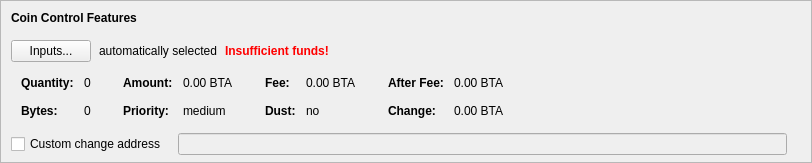
    <widget class="QFrame" name="frameCoinControl">
     <property name="sizePolicy">
      <sizepolicy hsizetype="Expanding" vsizetype="Expanding">
       <horstretch>0</horstretch>
       <verstretch>0</verstretch>
      </sizepolicy>
     </property>
     <property name="maximumSize">
      <size>
       <width>16777215</width>
       <height>16777215</height>
      </size>
     </property>
     <property name="frameShape">
      <enum>QFrame::StyledPanel</enum>
     </property>
     <property name="frameShadow">
      <enum>QFrame::Sunken</enum>
     </property>
     <layout class="QVBoxLayout" name="verticalLayoutCoinControl2">
      <property name="spacing">
       <number>0</number>
      </property>
      <property name="leftMargin">
       <number>0</number>
      </property>
      <property name="topMargin">
       <number>0</number>
      </property>
      <property name="rightMargin">
       <number>0</number>
      </property>
      <property name="bottomMargin">
       <number>6</number>
      </property>
      <item>
       <layout class="QVBoxLayout" name="verticalLayoutCoinControl" stretch="0,0,0,0,1">
        <property name="spacing">
         <number>0</number>
        </property>
        <property name="leftMargin">
         <number>10</number>
        </property>
        <property name="topMargin">
         <number>10</number>
        </property>
        <item>
         <layout class="QHBoxLayout" name="horizontalLayoutCoinControl1">
          <property name="bottomMargin">
           <number>15</number>
          </property>
          <item>
           <widget class="QLabel" name="labelCoinControlFeatures">
            <property name="sizePolicy">
             <sizepolicy hsizetype="Preferred" vsizetype="Maximum">
              <horstretch>0</horstretch>
              <verstretch>0</verstretch>
             </sizepolicy>
            </property>
            <property name="font">
             <font>
              <weight>75</weight>
              <bold>true</bold>
             </font>
            </property>
            <property name="styleSheet">
             <string notr="true">font-weight:bold;</string>
            </property>
            <property name="text">
             <string>Coin Control Features</string>
            </property>
           </widget>
          </item>
         </layout>
        </item>
        <item>
         <layout class="QHBoxLayout" name="horizontalLayoutCoinControl2" stretch="0,0,0,0">
          <property name="spacing">
           <number>8</number>
          </property>
          <property name="bottomMargin">
           <number>10</number>
          </property>
          <item>
           <widget class="QPushButton" name="pushButtonCoinControl">
            <property name="styleSheet">
             <string notr="true"/>
            </property>
            <property name="text">
             <string>Inputs...</string>
            </property>
            <property name="autoDefault">
             <bool>false</bool>
            </property>
           </widget>
          </item>
          <item>
           <widget class="QLabel" name="labelCoinControlAutomaticallySelected">
            <property name="text">
             <string>automatically selected</string>
            </property>
            <property name="margin">
             <number>5</number>
            </property>
           </widget>
          </item>
          <item>
           <widget class="QLabel" name="labelCoinControlInsuffFunds">
            <property name="font">
             <font>
              <weight>75</weight>
              <bold>true</bold>
             </font>
            </property>
            <property name="styleSheet">
             <string notr="true">color:red;font-weight:bold;</string>
            </property>
            <property name="text">
             <string>Insufficient funds!</string>
            </property>
            <property name="margin">
             <number>5</number>
            </property>
           </widget>
          </item>
          <item>
           <spacer name="horizontalSpacerCoinControl">
            <property name="orientation">
             <enum>Qt::Horizontal</enum>
            </property>
            <property name="sizeHint" stdset="0">
             <size>
              <width>40</width>
              <height>1</height>
             </size>
            </property>
           </spacer>
          </item>
         </layout>
        </item>
        <item>
         <widget class="QWidget" name="widgetCoinControl" native="true">
          <property name="sizePolicy">
           <sizepolicy hsizetype="Preferred" vsizetype="Preferred">
            <horstretch>0</horstretch>
            <verstretch>0</verstretch>
           </sizepolicy>
          </property>
          <property name="minimumSize">
           <size>
            <width>0</width>
            <height>0</height>
           </size>
          </property>
          <property name="styleSheet">
           <string notr="true"/>
          </property>
          <layout class="QHBoxLayout" name="horizontalLayoutCoinControl5">
           <property name="leftMargin">
            <number>0</number>
           </property>
           <property name="topMargin">
            <number>0</number>
           </property>
           <property name="rightMargin">
            <number>0</number>
           </property>
           <property name="bottomMargin">
            <number>0</number>
           </property>
           <item>
            <layout class="QHBoxLayout" name="horizontalLayoutCoinControl3" stretch="0,0,0,1">
             <property name="spacing">
              <number>20</number>
             </property>
             <property name="topMargin">
              <number>0</number>
             </property>
             <property name="bottomMargin">
              <number>10</number>
             </property>
             <item>
              <layout class="QFormLayout" name="formLayoutCoinControl1">
               <property name="horizontalSpacing">
                <number>10</number>
               </property>
               <property name="verticalSpacing">
                <number>14</number>
               </property>
               <property name="leftMargin">
                <number>10</number>
               </property>
               <property name="topMargin">
                <number>4</number>
               </property>
               <property name="rightMargin">
                <number>6</number>
               </property>
               <item row="0" column="0">
                <widget class="QLabel" name="labelCoinControlQuantityText">
                 <property name="font">
                  <font>
                   <weight>75</weight>
                   <bold>true</bold>
                  </font>
                 </property>
                 <property name="text">
                  <string>Quantity:</string>
                 </property>
                 <property name="margin">
                  <number>0</number>
                 </property>
                </widget>
               </item>
               <item row="0" column="1">
                <widget class="QLabel" name="labelCoinControlQuantity">
                 <property name="cursor">
                  <cursorShape>IBeamCursor</cursorShape>
                 </property>
                 <property name="contextMenuPolicy">
                  <enum>Qt::ActionsContextMenu</enum>
                 </property>
                 <property name="text">
                  <string notr="true">0</string>
                 </property>
                 <property name="margin">
                  <number>0</number>
                 </property>
                 <property name="textInteractionFlags">
                  <set>Qt::LinksAccessibleByMouse|Qt::TextSelectableByKeyboard|Qt::TextSelectableByMouse</set>
                 </property>
                </widget>
               </item>
               <item row="1" column="0">
                <widget class="QLabel" name="labelCoinControlBytesText">
                 <property name="font">
                  <font>
                   <weight>75</weight>
                   <bold>true</bold>
                  </font>
                 </property>
                 <property name="text">
                  <string>Bytes:</string>
                 </property>
                </widget>
               </item>
               <item row="1" column="1">
                <widget class="QLabel" name="labelCoinControlBytes">
                 <property name="cursor">
                  <cursorShape>IBeamCursor</cursorShape>
                 </property>
                 <property name="contextMenuPolicy">
                  <enum>Qt::ActionsContextMenu</enum>
                 </property>
                 <property name="text">
                  <string notr="true">0</string>
                 </property>
                 <property name="textInteractionFlags">
                  <set>Qt::LinksAccessibleByMouse|Qt::TextSelectableByKeyboard|Qt::TextSelectableByMouse</set>
                 </property>
                </widget>
               </item>
              </layout>
             </item>
             <item>
              <layout class="QFormLayout" name="formLayoutCoinControl2">
               <property name="horizontalSpacing">
                <number>10</number>
               </property>
               <property name="verticalSpacing">
                <number>14</number>
               </property>
               <property name="leftMargin">
                <number>6</number>
               </property>
               <property name="topMargin">
                <number>4</number>
               </property>
               <property name="rightMargin">
                <number>6</number>
               </property>
               <item row="0" column="0">
                <widget class="QLabel" name="labelCoinControlAmountText">
                 <property name="font">
                  <font>
                   <weight>75</weight>
                   <bold>true</bold>
                  </font>
                 </property>
                 <property name="text">
                  <string>Amount:</string>
                 </property>
                 <property name="margin">
                  <number>0</number>
                 </property>
                </widget>
               </item>
               <item row="0" column="1">
                <widget class="QLabel" name="labelCoinControlAmount">
                 <property name="cursor">
                  <cursorShape>IBeamCursor</cursorShape>
                 </property>
                 <property name="contextMenuPolicy">
                  <enum>Qt::ActionsContextMenu</enum>
                 </property>
                 <property name="text">
                  <string notr="true">0.00 BTA</string>
                 </property>
                 <property name="textInteractionFlags">
                  <set>Qt::LinksAccessibleByMouse|Qt::TextSelectableByKeyboard|Qt::TextSelectableByMouse</set>
                 </property>
                </widget>
               </item>
               <item row="1" column="0">
                <widget class="QLabel" name="labelCoinControlPriorityText">
                 <property name="font">
                  <font>
                   <weight>75</weight>
                   <bold>true</bold>
                  </font>
                 </property>
                 <property name="text">
                  <string>Priority:</string>
                 </property>
                </widget>
               </item>
               <item row="1" column="1">
                <widget class="QLabel" name="labelCoinControlPriority">
                 <property name="cursor">
                  <cursorShape>IBeamCursor</cursorShape>
                 </property>
                 <property name="contextMenuPolicy">
                  <enum>Qt::ActionsContextMenu</enum>
                 </property>
                 <property name="text">
                  <string notr="true">medium</string>
                 </property>
                 <property name="textInteractionFlags">
                  <set>Qt::LinksAccessibleByMouse|Qt::TextSelectableByKeyboard|Qt::TextSelectableByMouse</set>
                 </property>
                </widget>
               </item>
              </layout>
             </item>
             <item>
              <layout class="QFormLayout" name="formLayoutCoinControl3">
               <property name="horizontalSpacing">
                <number>10</number>
               </property>
               <property name="verticalSpacing">
                <number>14</number>
               </property>
               <property name="leftMargin">
                <number>6</number>
               </property>
               <property name="topMargin">
                <number>4</number>
               </property>
               <property name="rightMargin">
                <number>6</number>
               </property>
               <item row="0" column="0">
                <widget class="QLabel" name="labelCoinControlFeeText">
                 <property name="font">
                  <font>
                   <weight>75</weight>
                   <bold>true</bold>
                  </font>
                 </property>
                 <property name="text">
                  <string>Fee:</string>
                 </property>
                 <property name="margin">
                  <number>0</number>
                 </property>
                </widget>
               </item>
               <item row="0" column="1">
                <widget class="QLabel" name="labelCoinControlFee">
                 <property name="cursor">
                  <cursorShape>IBeamCursor</cursorShape>
                 </property>
                 <property name="contextMenuPolicy">
                  <enum>Qt::ActionsContextMenu</enum>
                 </property>
                 <property name="text">
                  <string notr="true">0.00 BTA</string>
                 </property>
                 <property name="textInteractionFlags">
                  <set>Qt::LinksAccessibleByMouse|Qt::TextSelectableByKeyboard|Qt::TextSelectableByMouse</set>
                 </property>
                </widget>
               </item>
               <item row="1" column="0">
                <widget class="QLabel" name="labelCoinControlLowOutputText">
                 <property name="font">
                  <font>
                   <weight>75</weight>
                   <bold>true</bold>
                  </font>
                 </property>
                 <property name="text">
                  <string>Dust:</string>
                 </property>
                </widget>
               </item>
               <item row="1" column="1">
                <widget class="QLabel" name="labelCoinControlLowOutput">
                 <property name="cursor">
                  <cursorShape>IBeamCursor</cursorShape>
                 </property>
                 <property name="contextMenuPolicy">
                  <enum>Qt::ActionsContextMenu</enum>
                 </property>
                 <property name="text">
                  <string notr="true">no</string>
                 </property>
                 <property name="textInteractionFlags">
                  <set>Qt::LinksAccessibleByMouse|Qt::TextSelectableByKeyboard|Qt::TextSelectableByMouse</set>
                 </property>
                </widget>
               </item>
              </layout>
             </item>
             <item>
              <layout class="QFormLayout" name="formLayoutCoinControl4">
               <property name="horizontalSpacing">
                <number>10</number>
               </property>
               <property name="verticalSpacing">
                <number>14</number>
               </property>
               <property name="leftMargin">
                <number>6</number>
               </property>
               <property name="topMargin">
                <number>4</number>
               </property>
               <property name="rightMargin">
                <number>6</number>
               </property>
               <item row="0" column="0">
                <widget class="QLabel" name="labelCoinControlAfterFeeText">
                 <property name="font">
                  <font>
                   <weight>75</weight>
                   <bold>true</bold>
                  </font>
                 </property>
                 <property name="text">
                  <string>After Fee:</string>
                 </property>
                 <property name="margin">
                  <number>0</number>
                 </property>
                </widget>
               </item>
               <item row="0" column="1">
                <widget class="QLabel" name="labelCoinControlAfterFee">
                 <property name="cursor">
                  <cursorShape>IBeamCursor</cursorShape>
                 </property>
                 <property name="contextMenuPolicy">
                  <enum>Qt::ActionsContextMenu</enum>
                 </property>
                 <property name="text">
                  <string notr="true">0.00 BTA</string>
                 </property>
                 <property name="textInteractionFlags">
                  <set>Qt::LinksAccessibleByMouse|Qt::TextSelectableByKeyboard|Qt::TextSelectableByMouse</set>
                 </property>
                </widget>
               </item>
               <item row="1" column="0">
                <widget class="QLabel" name="labelCoinControlChangeText">
                 <property name="font">
                  <font>
                   <weight>75</weight>
                   <bold>true</bold>
                  </font>
                 </property>
                 <property name="text">
                  <string>Change:</string>
                 </property>
                </widget>
               </item>
               <item row="1" column="1">
                <widget class="QLabel" name="labelCoinControlChange">
                 <property name="cursor">
                  <cursorShape>IBeamCursor</cursorShape>
                 </property>
                 <property name="contextMenuPolicy">
                  <enum>Qt::ActionsContextMenu</enum>
                 </property>
                 <property name="text">
                  <string notr="true">0.00 BTA</string>
                 </property>
                 <property name="textInteractionFlags">
                  <set>Qt::LinksAccessibleByMouse|Qt::TextSelectableByKeyboard|Qt::TextSelectableByMouse</set>
                 </property>
                </widget>
               </item>
              </layout>
             </item>
            </layout>
           </item>
          </layout>
         </widget>
        </item>
        <item>
         <layout class="QHBoxLayout" name="horizontalLayoutCoinControl4" stretch="0,0,0">
          <property name="spacing">
           <number>12</number>
          </property>
          <property name="sizeConstraint">
           <enum>QLayout::SetDefaultConstraint</enum>
          </property>
          <property name="topMargin">
           <number>5</number>
          </property>
          <property name="rightMargin">
           <number>5</number>
          </property>
          <item>
           <widget class="QCheckBox" name="checkBoxCoinControlChange">
            <property name="toolTip">
             <string>If this is activated, but the change address is empty or invalid, change will be sent to a newly generated address.</string>
            </property>
            <property name="text">
             <string>Custom change address</string>
            </property>
           </widget>
          </item>
          <item>
           <widget class="QValidatedLineEdit" name="lineEditCoinControlChange">
            <property name="enabled">
             <bool>false</bool>
            </property>
            <property name="sizePolicy">
             <sizepolicy hsizetype="Expanding" vsizetype="Fixed">
              <horstretch>0</horstretch>
              <verstretch>0</verstretch>
             </sizepolicy>
            </property>
           </widget>
          </item>
          <item>
           <widget class="QLabel" name="labelCoinControlChangeLabel">
            <property name="sizePolicy">
             <sizepolicy hsizetype="Preferred" vsizetype="Expanding">
              <horstretch>0</horstretch>
              <verstretch>0</verstretch>
             </sizepolicy>
            </property>
            <property name="minimumSize">
             <size>
              <width>0</width>
              <height>0</height>
             </size>
            </property>
            <property name="text">
             <string/>
            </property>
            <property name="margin">
             <number>3</number>
            </property>
           </widget>
          </item>
         </layout>
        </item>
        <item>
         <spacer name="verticalSpacerCoinControl">
          <property name="orientation">
           <enum>Qt::Vertical</enum>
          </property>
          <property name="sizeHint" stdset="0">
           <size>
            <width>800</width>
            <height>1</height>
           </size>
          </property>
         </spacer>
        </item>
       </layout>
      </item>
     </layout>
    </widget>
